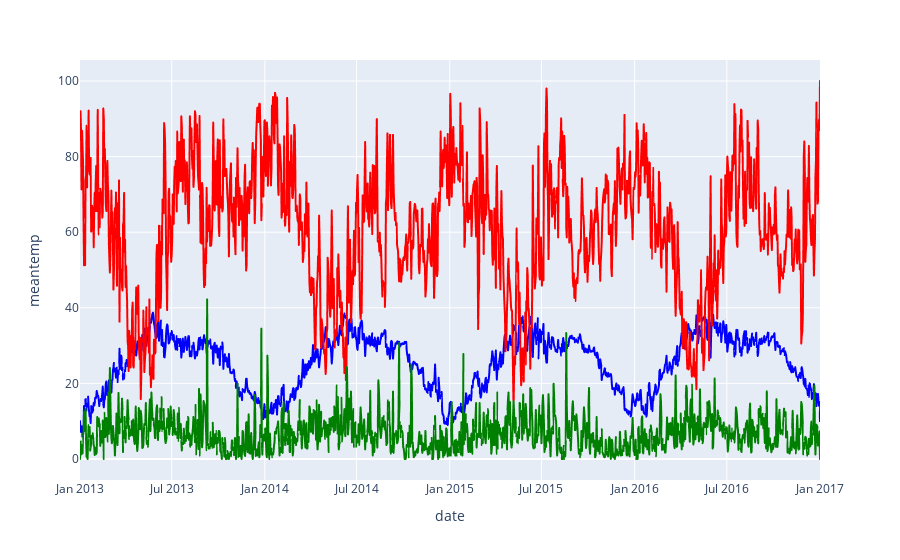

Write notebook code for a chart like this one.
### Code cell
# Assuming 'df' is your DataFrame

fig = px.line(df, x=df.index, y='meantemp', color_discrete_sequence=['blue'])  # Set color for 'meantemp'

# Add the second line plot for 'humidity' with a different color
fig.add_trace(px.line(df, x=df.index, y='humidity', color_discrete_sequence=['red']).data[0])
fig.add_trace(px.line(df, x=df.index, y='wind_speed', color_discrete_sequence=['green']).data[0])

fig.show()

### Figure 1 — Plotly figure (JSON) as saved in the notebook; plotly's stock layout.template omitted (floating-point values rounded to 4 significant figures; data arrays with more than 128 entries replaced by an {"elided": "..."} marker saying what was removed)
{"data": [{"hovertemplate": "date=%{x}<br>meantemp=%{y}<extra></extra>", "legendgroup": "", "line": {"color": "blue", "dash": "solid"}, "marker": {"symbol": "circle"}, "mode": "lines", "name": "", "showlegend": false, "type": "scattergl", "x": {"elided": "1462 str values"}, "xaxis": "x", "y": {"elided": "1462 float values"}, "yaxis": "y"}, {"hovertemplate": "date=%{x}<br>humidity=%{y}<extra></extra>", "legendgroup": "", "line": {"color": "red", "dash": "solid"}, "marker": {"symbol": "circle"}, "mode": "lines", "name": "", "showlegend": false, "type": "scattergl", "x": {"elided": "1462 str values"}, "xaxis": "x", "y": {"elided": "1462 float values"}, "yaxis": "y"}, {"hovertemplate": "date=%{x}<br>wind_speed=%{y}<extra></extra>", "legendgroup": "", "line": {"color": "green", "dash": "solid"}, "marker": {"symbol": "circle"}, "mode": "lines", "name": "", "showlegend": false, "type": "scattergl", "x": {"elided": "1462 str values"}, "xaxis": "x", "y": {"elided": "1462 float values"}, "yaxis": "y"}], "layout": {"legend": {"tracegroupgap": 0}, "margin": {"t": 60}, "xaxis": {"anchor": "y", "domain": [0, 1], "title": {"text": "date"}}, "yaxis": {"anchor": "x", "domain": [0, 1], "title": {"text": "meantemp"}}}}
